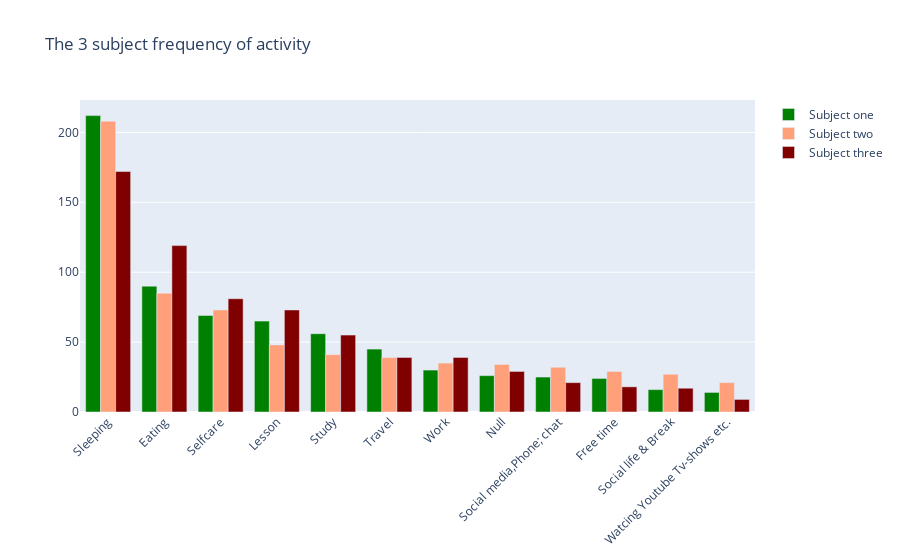

Notebook cell for this chart:
### Code cell
activities = tdf_clean.activity.unique().tolist()


fig = go.Figure()
fig.add_trace(go.Bar(
    x=activities,
    y=df1_count,
    name='Subject one',
    marker_color='green'
))
fig.add_trace(go.Bar(
    x=activities,
    y=df2_count,
    name='Subject two',
    marker_color='lightsalmon'
))

fig.add_trace(go.Bar(
    x=activities,
    y=df3_count,
    name='Subject three',
    marker_color='Maroon'
))
# Here we modify the tickangle of the xaxis, resulting in rotated labels.
fig.update_layout(barmode='group', xaxis_tickangle=-45,title_text='The 3 subject frequency of activity ')


fig.show()

### Figure 1 — Plotly figure (JSON) as saved in the notebook; plotly's stock layout.template omitted (floating-point values rounded to 4 significant figures)
{"data": [{"marker": {"color": "green"}, "name": "Subject one", "type": "bar", "x": ["Sleeping", "Eating", "Selfcare", "Lesson", "Study", "Travel", "Work", "Null", "Social media,Phone; chat", "Free time", "Social life & Break", "Watcing Youtube Tv-shows etc."], "y": [212, 90, 69, 65, 56, 45, 30, 26, 25, 24, 16, 14]}, {"marker": {"color": "lightsalmon"}, "name": "Subject two", "type": "bar", "x": ["Sleeping", "Eating", "Selfcare", "Lesson", "Study", "Travel", "Work", "Null", "Social media,Phone; chat", "Free time", "Social life & Break", "Watcing Youtube Tv-shows etc."], "y": [208, 85, 73, 48, 41, 39, 35, 34, 32, 29, 27, 21]}, {"marker": {"color": "Maroon"}, "name": "Subject three", "type": "bar", "x": ["Sleeping", "Eating", "Selfcare", "Lesson", "Study", "Travel", "Work", "Null", "Social media,Phone; chat", "Free time", "Social life & Break", "Watcing Youtube Tv-shows etc."], "y": [172, 119, 81, 73, 55, 39, 39, 29, 21, 18, 17, 9]}], "layout": {"barmode": "group", "title": {"text": "The 3 subject frequency of activity "}, "xaxis": {"tickangle": -45}}}
